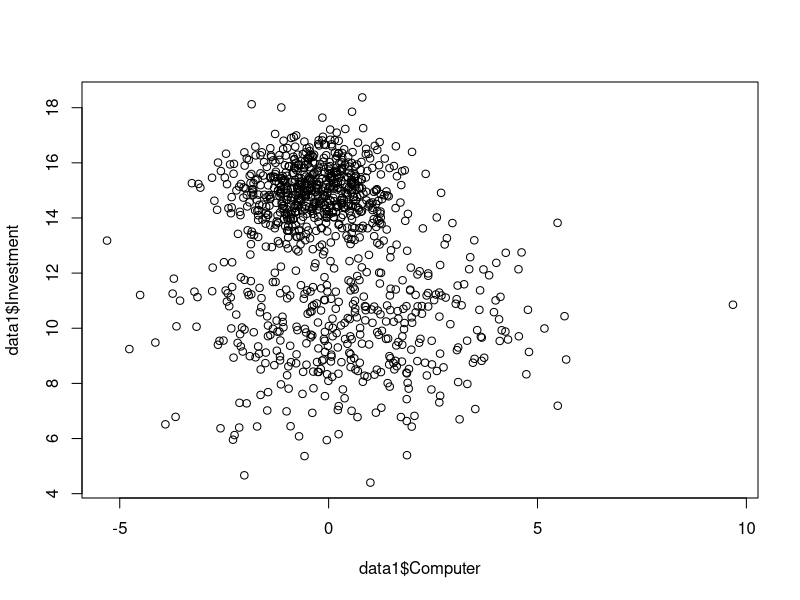
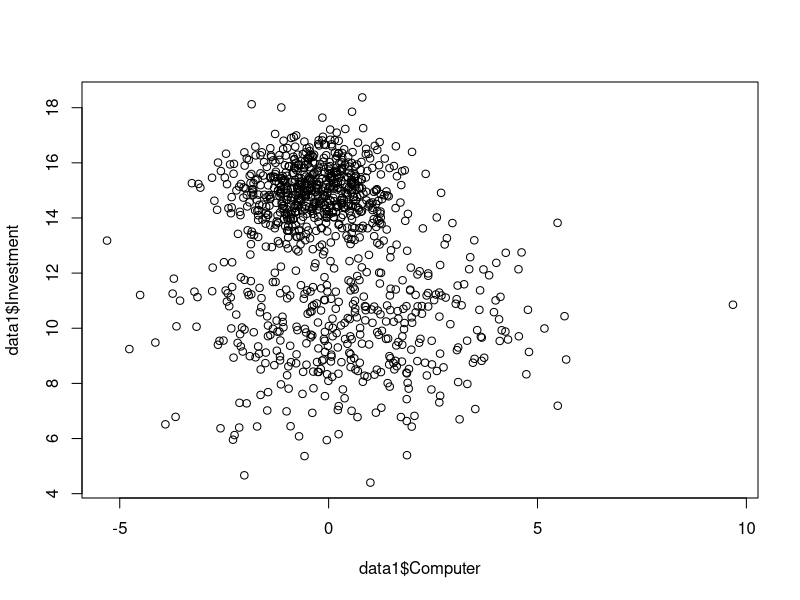

Write R code to recreate these figures, in order. (Note: this script raises an error after producing the figures.)
2+3 # this is comment
# This is a line of comment

x = 3
x
y = 5

x+y

x = 10
x

x = c(1,2,3,5)
x

exp(0)
x^2
?exp

x[2]
pos = c(1,4)
pos
x[pos]
x
x[c(1,4)]

x > 2
x[ x > 2  ]


# 1 - Download the dataset
# 2 - Specify in which folder the dataset is located : 
# Working directory
# 3 - Reading the dataset

data1 = read.table( "data1.txt" , header = TRUE )
data1
head(data1)
summary(data1)
data1$Computer
plot( data1$Computer, data1$Investment )
plot( data1$Investment ~ data1$Computer )
plot( data1$Investment ~ data1$gender)

mean(data1$Investment)
var(data1$Investment)
# mean(data1$gender)

head(data1)
table(data1$Confidence, data1$gender)

invest_confid = data1$Investment[ data1$Confidence == "Confident" ]
# Extract the Investment of the non confident students
invest_nconfid = data1$Investment[ data1$Confidence == "Not confident"]
# Boxplot showing investment as a function of confidence
plot(data1$Investment ~ data1$Confidence)

hist(invest_confid)
hist(invest_nconfid)
shapiro.test(invest_confid)
shapiro.test(invest_nconfid)

#### Parametrical tests 
var.test(invest_confid, invest_nconfid)
t.test(invest_confid, invest_nconfid, var.equal = F)
# If same variability : 
# t.test(invest_confid, invest_nconfid, var.equal = T)


##### Non-parametrical tests
wilcox.test(invest_confid, invest_nconfid)
